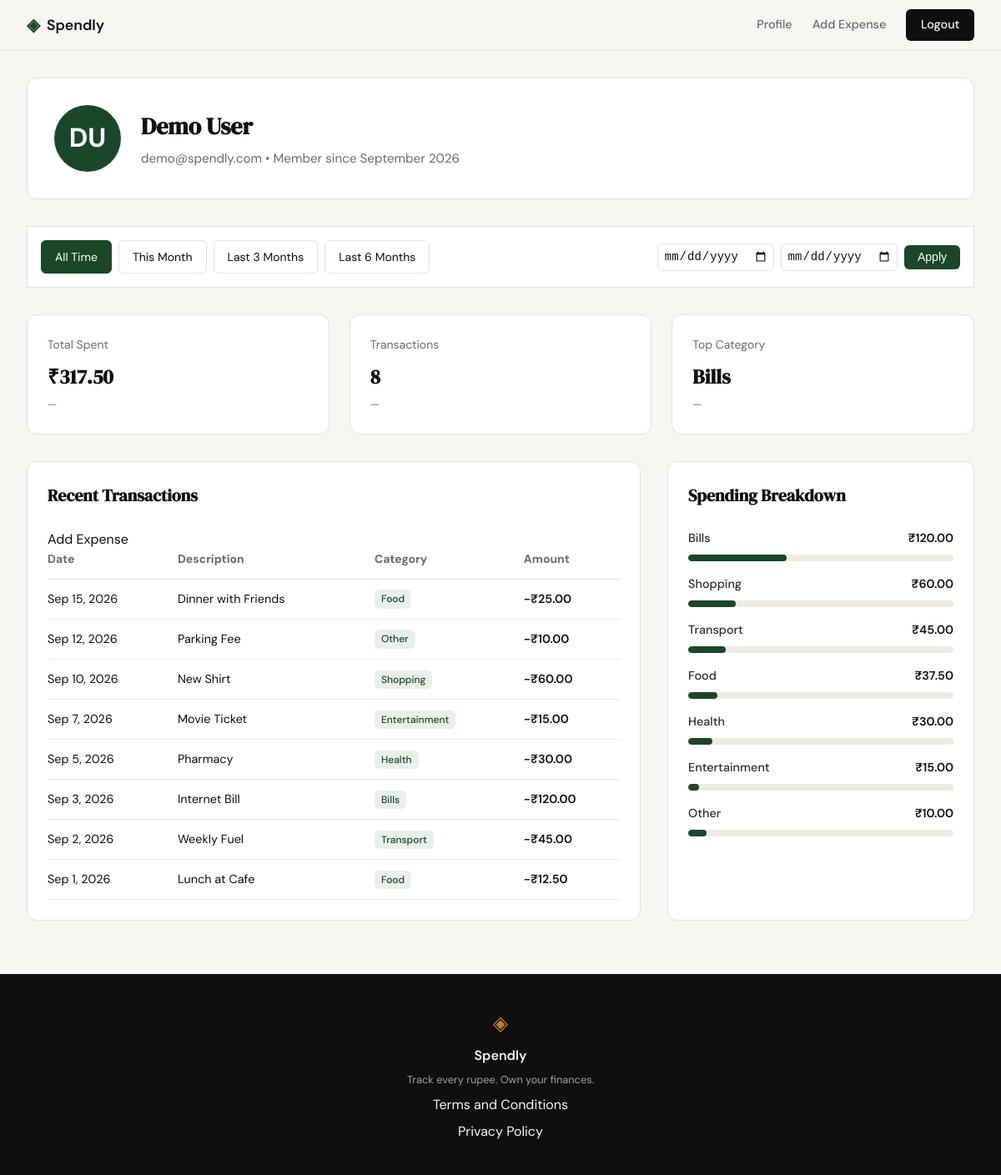
Screenshot of /profile (signed in) with the database file from the repository.
### tables this page shows
CREATE TABLE users (
                id INTEGER PRIMARY KEY AUTOINCREMENT,
                name TEXT NOT NULL,
                email TEXT UNIQUE NOT NULL,
                password_hash TEXT NOT NULL,
                created_at TEXT DEFAULT (datetime('now'))
            );

CREATE TABLE expenses (
                id INTEGER PRIMARY KEY AUTOINCREMENT,
                user_id INTEGER NOT NULL,
                amount REAL NOT NULL,
                category TEXT NOT NULL,
                date TEXT NOT NULL,
                description TEXT,
                created_at TEXT DEFAULT (datetime('now')),
                FOREIGN KEY (user_id) REFERENCES users (id)
            );

### app.py (the view)
@app.route("/profile")
@login_required
def profile():
    uid = session["user_id"]
    user_info = get_user_by_id(uid)
    if not user_info:
        abort(404)
    date_from = request.args.get("date_from")
    date_to = request.args.get("date_to")
    validated_from, validated_to, error = validate_date_range(date_from, date_to)
    if error:
        flash(error)
    presets = calculate_date_presets()
    name_parts = user_info["name"].split()
    initials = "".join([p[0].upper() for p in name_parts if p])
    user_info["initials"] = initials if initials else "?"
    stats_data = get_summary_stats(uid, validated_from, validated_to)
    summary_stats = [
        {"label": "Total Spent", "value": f"₹{stats_data['total_spent']:,.2f}", "trend": "—"},
        {"label": "Transactions", "value": str(stats_data['transaction_count']), "trend": "—"},
        {"label": "Top Category", "value": stats_data['top_category'], "trend": "—"}
    ]
    raw_transactions = get_recent_transactions(uid, date_from=validated_from, date_to=validated_to)
    transactions = []
    for tx in raw_transactions:
        dt = datetime.strptime(tx["date"], "%Y-%m-%d")
        formatted_date = dt.strftime("%b %-d, %Y")
        formatted_amount = f"-₹{tx['amount']:,.2f}"
        transactions.append({
            "date": formatted_date,
            "description": tx["description"],
            "category": tx["category"],
            "amount": formatted_amount
        })
    raw_categories = get_category_breakdown(uid, date_from=validated_from, date_to=validated_to)
    categories = []
    for cat in raw_categories:
        categories.append({
            "name": cat["name"],
            "amount": f"₹{cat['amount']:,.2f}",
            "percentage": cat["pct"]
        })
    return render_template(
        "profile.html",
        user=user_info,
        stats=summary_stats,
        transactions=transactions,
        categories=categories,
        date_from=validated_from,
        date_to=validated_to,
        presets=presets
    )

### app.py (called while the page is built)
def login_required(f):
    @wraps(f)
    def decorated_function(*args, **kwargs):
        if "user_id" not in session:
            flash("Please sign in to access this page.")
            return redirect(url_for("login"))
        return f(*args, **kwargs)
    return decorated_function

### database/db.py (called while the page is built)
def get_db():
    conn = sqlite3.connect(DB_PATH)
    conn.row_factory = sqlite3.Row
    conn.execute("PRAGMA foreign_keys = ON")
    return conn

### database/queries.py (called while the page is built)
def get_user_by_id(user_id):
    with get_db() as conn:
        user = conn.execute(
            "SELECT name, email, created_at FROM users WHERE id = ?",
            (user_id,)
        ).fetchone()
        if user:
            date_str = user['created_at'].replace('T', ' ')
            if '.' in date_str:
                date_str = date_str.split('.')[0]
            dt = datetime.strptime(date_str, '%Y-%m-%d %H:%M:%S')
            member_since = dt.strftime('%B %Y')
            return {
                "name": user['name'],
                "email": user['email'],
                "member_since": member_since
            }
        return None

def get_recent_transactions(user_id, limit=10, date_from=None, date_to=None):
    with get_db() as conn:
        query = "SELECT date, description, category, amount FROM expenses WHERE user_id = ?"
        params = [user_id]
        if date_from:
            query += " AND date >= ?"
            params.append(date_from)
        if date_to:
            query += " AND date <= ?"
            params.append(date_to)
        query += " ORDER BY date DESC LIMIT ?"
        params.append(limit)
        cursor = conn.execute(query, params)
        return [
            {
                "date": row["date"],
                "description": row["description"],
                "category": row["category"],
                "amount": row["amount"]
            }
            for row in cursor
        ]

### templates/profile.html
{% extends "base.html" %}
{% block head %}
    <link rel="stylesheet" href="{{ url_for('static', filename='css/profile.css') }}">
{% endblock %}
{% block content %}
<div class="profile-container">
    <section class="profile-card">
        <div class="profile-avatar">
            {{ user.initials }}
        </div>
        <div class="profile-details">
            <h1>{{ user.name }}</h1>
            <p>{{ user.email }} &bull; Member since {{ user.member_since }}</p>
        </div>
    </section>
    <section class="profile-filter-bar">
        <div class="filter-presets">
            <a href="{{ url_for('profile') }}"
               class="preset-btn {{ 'active' if not date_from and not date_to }}">All Time</a>
            <a href="{{ url_for('profile', date_from=presets.this_month.from, date_to=presets.this_month.to) }}"
               class="preset-btn {{ 'active' if date_from == presets.this_month.from and date_to == presets.this_month.to }}">This Month</a>
            <a href="{{ url_for('profile', date_from=presets.three_months.from, date_to=presets.three_months.to) }}"
               class="preset-btn {{ 'active' if date_from == presets.three_months.from and date_to == presets.three_months.to }}">Last 3 Months</a>
            <a href="{{ url_for('profile', date_from=presets.six_months.from, date_to=presets.six_months.to) }}"
               class="preset-btn {{ 'active' if date_from == presets.six_months.from and date_to == presets.six_months.to }}">Last 6 Months</a>
        </div>
        <form class="custom-range-form" method="GET">
            <input type="date" name="date_from" value="{{ date_from or '' }}">
            <input type="date" name="date_to" value="{{ date_to or '' }}">
            <button type="submit" class="apply-btn">Apply</button>
        </form>
    </section>
    <section class="stats-grid">
        {% for stat in stats %}
        <div class="stat-tile">
            <span class="stat-label">{{ stat.label }}</span>
            <span class="stat-value">{{ stat.value }}</span>
            <span class="stat-trend">{{ stat.trend }}</span>
        </div>
        {% endfor %}
    </section>
    <div class="profile-main">
        <section class="data-card">
            <div class="card-header">
                <h2>Recent Transactions</h2>
                <a href="{{ url_for('add_expense') }}" class="btn-add">Add Expense</a>
            </div>
            <table class="transaction-table">
                <thead>
                    <tr>
                        <th>Date</th>
                        <th>Description</th>
                        <th>Category</th>
                        <th>Amount</th>
                    </tr>
                </thead>
                <tbody>
                    {% for tx in transactions %}
                    <tr>
                        <td>{{ tx.date }}</td>
                        <td>{{ tx.description }}</td>
                        <td><span class="category-badge">{{ tx.category }}</span></td>
                        <td style="font-weight: 600;">{{ tx.amount }}</td>
                    </tr>
                    {% endfor %}
                </tbody>
            </table>
        </section>
        <section class="data-card">
            <h2>Spending Breakdown</h2>
            <div class="category-list">
                {% for cat in categories %}
                <div class="category-item">
                    <div class="category-info">
                        <span class="category-name">{{ cat.name }}</span>
                        <span class="category-amount">{{ cat.amount }}</span>
                    </div>
                    <div class="progress-bar-track">
                        <div class="progress-bar-fill" style="width: {{ cat.percentage }}%;"></div>
                    </div>
                </div>
                {% endfor %}
            </div>
        </section>
    </div>
</div>
{% endblock %}

### static/css/style.css (style rules this page uses)
:root { --ink: #0f0f0f; --ink-soft: #2d2d2d; --ink-muted: #6b6b6b; --ink-faint: #a0a0a0; --paper: #f7f6f3; --paper-warm: #f0ede6; --paper-card: #ffffff; --accent: #1a472a; --accent-light: #e8f0eb; --accent-2: #c17f24; --accent-2-light: #fdf3e3; --danger: #c0392b; --danger-light: #fdecea; --border: #e4e1da; --border-soft: #eeebe4; --font-display: 'DM Serif Display', Georgia, serif; --font-body: 'DM Sans', system-ui, sans-serif; --max-width: 1200px; --auth-width: 440px; --radius-sm: 6px; --radius-md: 12px; --radius-lg: 20px; }
*, *::before, *::after { box-sizing: border-box; margin: 0; padding: 0; }
html { font-size: 16px; scroll-behavior: smooth; }
body { background: var(--paper); color: var(--ink); font-family: var(--font-body); font-size: 1rem; line-height: 1.6; -webkit-font-smoothing: antialiased; }
a { color: inherit; text-decoration: none; }
.stat-label { display: block; font-size: 0.85rem; color: var(--ink-muted); margin-bottom: 8px; }
.stat-value { display: block; font-family: var(--font-display); font-size: 1.5rem; font-weight: 700; color: var(--ink); }
.stat-trend { display: block; font-size: 0.8rem; color: var(--ink-muted); margin-top: 4px; }

### rows the page displays
users: name "Demo User", email "demo@spendly.com"
expenses: date "Sep 15, 2026", description "Dinner with Friends", category "Food", amount "-₹25.00"
expenses: date "Sep 12, 2026", description "Parking Fee", category "Other", amount "-₹10.00"
expenses: date "Sep 10, 2026", description "New Shirt", category "Shopping", amount "-₹60.00"
expenses: date "Sep 7, 2026", description "Movie Ticket", category "Entertainment", amount "-₹15.00"
expenses: date "Sep 5, 2026", description "Pharmacy", category "Health", amount "-₹30.00"
expenses: date "Sep 3, 2026", description "Internet Bill", category "Bills", amount "-₹120.00"
expenses: date "Sep 2, 2026", description "Weekly Fuel", category "Transport", amount "-₹45.00"
expenses: date "Sep 1, 2026", description "Lunch at Cafe", category "Food", amount "-₹12.50"

### other values shown
{{ user.initials }} "DU"
{{ user.member_since }} "September 2026"
{{ stat.label }} "Total Spent" "Transactions" "Top Category"
{{ stat.value }} "₹317.50" "8" "Bills"
{{ stat.trend }} "—" "—" "—"
{{ cat.name }} "Bills" "Shopping" "Transport" "Food" "Health" "Entertainment" "Other"
{{ cat.amount }} "₹120.00" "₹60.00" "₹45.00" "₹37.50" "₹30.00" "₹15.00" "₹10.00"
